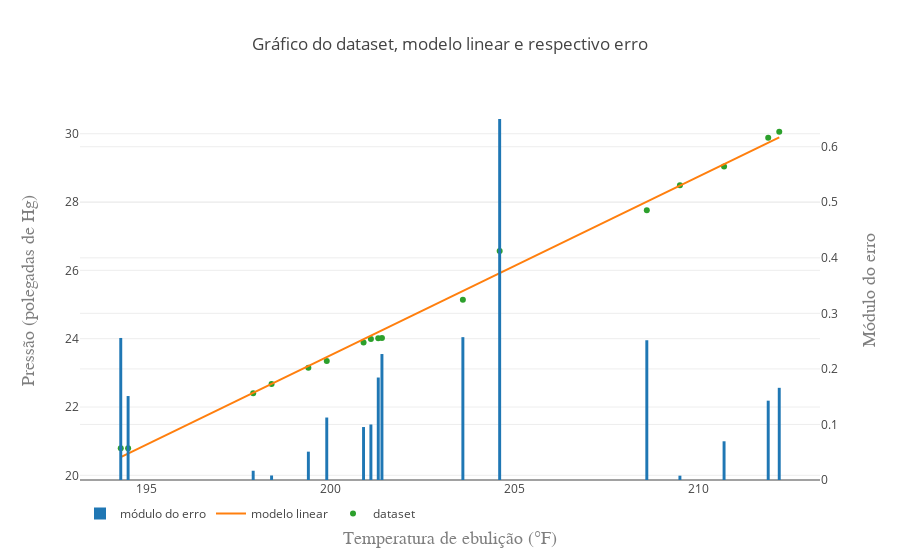

The code cell stored with this chart in its notebook:
### Markdown cell above
Para visualização do conjunto de dados, da regressão e dos erros a Figura `\ref{fig:regressao01}` foi gerada utilizando o código abaixo:

### Code cell
# Cálculo do erro para cada medida:
def errorVector(x,y,w):
    y_predicted = [w[0]*x + w[1] for x in x['valores']]
    e_vec = np.subtract(y['valores'], y_predicted)
    return e_vec
    
    
def plotRegression(x, y, w):
    # Gráfico da regressão linear
    x_pc = np.linspace(min(x['valores']), max(x['valores']), 100) # valores de x para traçar a curva pseudo-contínua

    # valores de y para o modelo linear
    y_regression = [w[0]*x + w[1] for x in x_pc] 
    e_vec = errorVector(x,y,w)

    # Plotagem do gráfico
    traceData = go.Scatter(
        x = x['valores'], 
        y = y['valores'], 
        mode='markers',
        name='dataset'
    )
    
    traceRegression = go.Scatter(
        x = x_pc,
        y = y_regression,
        mode='lines',
        name='modelo linear',
        yaxis = 'y2'
    )

    traceError = go.Bar(
        x = x['valores'],
        y = np.absolute(e_vec),
        name = "módulo do erro",
        yaxis = 'y3'
    )

    data = [traceError, traceRegression, traceData]

    delta = max(y['valores']) - min(y['valores']) # delta y
    prct = 0.1 # porcentagem de gap para cima  para baixo
    y_range = [min(y['valores'])-prct*delta, max(y['valores'])+prct*delta]

    titlefont=dict(family='Courier New, monospace', size=18, color='#7f7f7f')
    layoutRegression = go.Layout(
        title='Gráfico do dataset, modelo linear e respectivo erro',
        legend=dict(orientation="h", y=-.05),
        xaxis=dict(title = x['nome'], titlefont=titlefont),
        yaxis=dict(
            title = y['nome'],
            titlefont = titlefont,
            range = y_range
        ),
        yaxis2=dict(
            visible = False,
            range = y_range,
            overlaying='y',
            side='left'
        ),
        yaxis3=dict(
            title='Módulo do erro',
            titlefont=titlefont,
            anchor='x',
            overlaying='y',
            side='right'
        )
    )
    fig = go.Figure(data=data, layout=layoutRegression)
    plt.iplot(fig)
    
plotRegression(x, y, w)

### Figure 1 — Plotly figure (JSON) as saved in the notebook; plotly's stock layout.template omitted (floating-point values rounded to 4 significant figures)
{"data": [{"name": "módulo do erro", "type": "bar", "uid": "108c2cb9-a1de-11e8-84a2-d05349f0ce53", "x": [194.5, 194.3, 197.9, 198.4, 199.4, 199.9, 200.9, 201.1, 201.4, 201.3, 203.6, 204.6, 209.5, 208.6, 210.7, 211.9, 212.2], "y": [0.1512, 0.2557, 0.01668, 0.008125, 0.05102, 0.1125, 0.09536, 0.09993, 0.2268, 0.1845, 0.2572, 0.6499, 0.007769, 0.2516, 0.0697, 0.1428, 0.166], "yaxis": "y3"}, {"mode": "lines", "name": "modelo linear", "type": "scatter", "uid": "108c2cba-a1de-11e8-84a2-d05349f0ce53", "x": [194.3, 194.5, 194.7, 194.8, 195.0, 195.2, 195.4, 195.6, 195.7, 195.9, 196.1, 196.3, 196.5, 196.7, 196.8, 197.0, 197.2, 197.4, 197.6, 197.7, 197.9, 198.1, 198.3, 198.5, 198.6, 198.8, 199.0, 199.2, 199.4, 199.5, 199.7, 199.9, 200.1, 200.3, 200.4, 200.6, 200.8, 201.0, 201.2, 201.4, 201.5, 201.7, 201.9, 202.1, 202.3, 202.4, 202.6, 202.8, 203.0, 203.2, 203.3, 203.5, 203.7, 203.9, 204.1, 204.2, 204.4, 204.6, 204.8, 205.0, 205.1, 205.3, 205.5, 205.7, 205.9, 206.1, 206.2, 206.4, 206.6, 206.8, 207.0, 207.1, 207.3, 207.5, 207.7, 207.9, 208.0, 208.2, 208.4, 208.6, 208.8, 208.9, 209.1, 209.3, 209.5, 209.7, 209.8, 210.0, 210.2, 210.4, 210.6, 210.8, 210.9, 211.1, 211.3, 211.5, 211.7, 211.8, 212.0, 212.2], "y": [20.53, 20.63, 20.72, 20.82, 20.91, 21.01, 21.1, 21.2, 21.29, 21.39, 21.48, 21.57, 21.67, 21.76, 21.86, 21.95, 22.05, 22.14, 22.24, 22.33, 22.43, 22.52, 22.61, 22.71, 22.8, 22.9, 22.99, 23.09, 23.18, 23.28, 23.37, 23.47, 23.56, 23.65, 23.75, 23.84, 23.94, 24.03, 24.13, 24.22, 24.32, 24.41, 24.51, 24.6, 24.69, 24.79, 24.88, 24.98, 25.07, 25.17, 25.26, 25.36, 25.45, 25.55, 25.64, 25.73, 25.83, 25.92, 26.02, 26.11, 26.21, 26.3, 26.4, 26.49, 26.59, 26.68, 26.77, 26.87, 26.96, 27.06, 27.15, 27.25, 27.34, 27.44, 27.53, 27.63, 27.72, 27.81, 27.91, 28.0, 28.1, 28.19, 28.29, 28.38, 28.48, 28.57, 28.66, 28.76, 28.85, 28.95, 29.04, 29.14, 29.23, 29.33, 29.42, 29.52, 29.61, 29.7, 29.8, 29.89], "yaxis": "y2"}, {"mode": "markers", "name": "dataset", "type": "scatter", "uid": "108c2cbb-a1de-11e8-84a2-d05349f0ce53", "x": [194.5, 194.3, 197.9, 198.4, 199.4, 199.9, 200.9, 201.1, 201.4, 201.3, 203.6, 204.6, 209.5, 208.6, 210.7, 211.9, 212.2], "y": [20.79, 20.79, 22.4, 22.67, 23.15, 23.35, 23.89, 23.99, 24.02, 24.01, 25.14, 26.57, 28.49, 27.76, 29.04, 29.88, 30.06]}], "layout": {"legend": {"orientation": "h", "y": -0.05}, "title": "Gráfico do dataset, modelo linear e respectivo erro", "xaxis": {"title": "Temperatura de ebulição (°F)", "titlefont": {"color": "#7f7f7f", "family": "Courier New, monospace", "size": 18}}, "yaxis": {"range": [19.86, 30.99], "title": "Pressão (polegadas de Hg)", "titlefont": {"color": "#7f7f7f", "family": "Courier New, monospace", "size": 18}}, "yaxis2": {"overlaying": "y", "range": [19.86, 30.99], "side": "left", "visible": false}, "yaxis3": {"anchor": "x", "overlaying": "y", "side": "right", "title": "Módulo do erro", "titlefont": {"color": "#7f7f7f", "family": "Courier New, monospace", "size": 18}}}}
